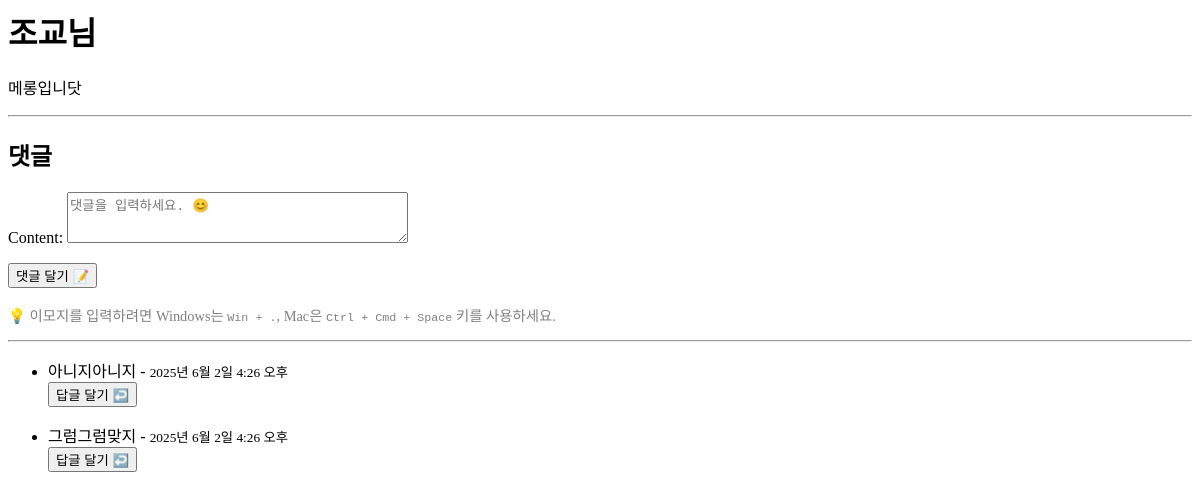
Before: /posts/10/ with the older database file.
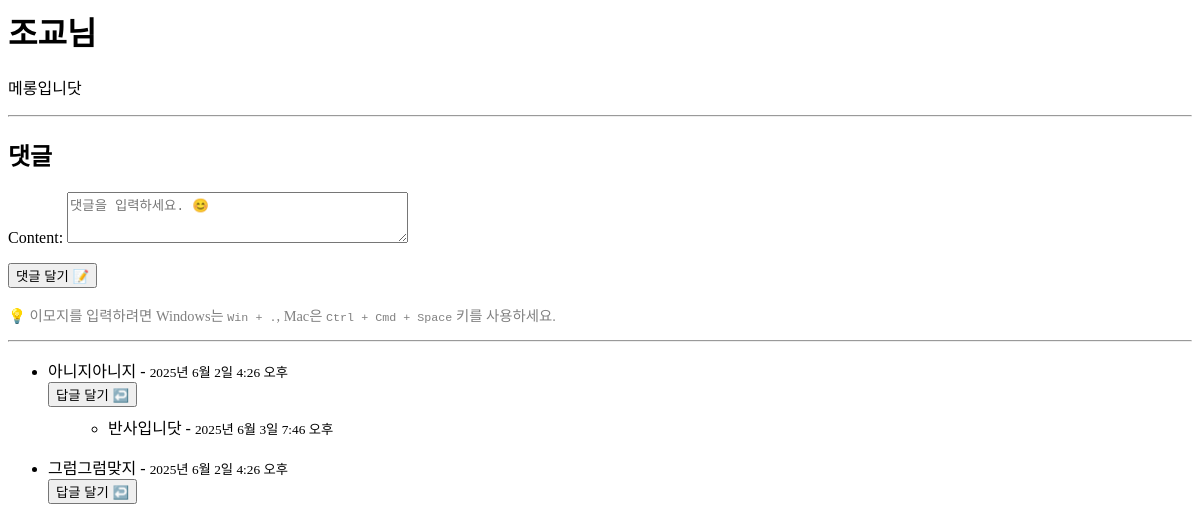
After: the same page with the newer database file.
### posts/models.py (models this page shows)
class Comment(models.Model):
    post = models.ForeignKey(Post, on_delete=models.CASCADE, related_name='comments')
    parent = models.ForeignKey('self', null=True, blank=True, on_delete=models.CASCADE, related_name='replies')
    content = models.TextField()
    created_at = models.DateTimeField(auto_now_add=True)

### posts/views.py (the view)
# urls.py: path('<int:pk>/', views.post_detail, name='post_detail'), # 글 상세
def post_detail(request, pk):
    post = get_object_or_404(Post, pk=pk)
    parent_comments = post.comments.filter(parent__isnull=True).order_by('-created_at')
    comments_with_replies = []
    for parent in parent_comments:
        replies = parent.replies.all().order_by('-created_at')
        comments_with_replies.append({'comment': parent, 'replies': replies})
    if request.method == 'POST':
        comment_form = CommentForm(request.POST)
        if comment_form.is_valid():
            comment = comment_form.save(commit=False)
            comment.post = post
            parent_id = request.POST.get('parent_id')
            if parent_id:
                parent_comment = get_object_or_404(Comment, id=parent_id)
                comment.parent = parent_comment
            comment.save()
            return redirect('post_detail', pk=pk)
    else:
        comment_form = CommentForm()
    return render(request, 'post_detail.html', {
        'post': post,
        'comments_with_replies': comments_with_replies,
        'comment_form': comment_form
    })

### posts/forms.py
class CommentForm(forms.ModelForm):  # 댓글을 입력할 수 있는 폼이에요
    class Meta:
        model = Comment  # 이 폼은 Comment 모델(댓글 데이터)과 연결돼 있어요
        fields = ['content']  # 사용자가 댓글 내용을 입력할 수 있어요

### templates/post_detail.html (shortened to what this page needs)
<h1>{{ post.title }}</h1>
<p>{{ post.content }}</p>
<hr>
<h2>댓글</h2>
<form method="post">
    {{ comment_form.as_p }}
    <button type="submit">댓글 달기 📝</button>
</form>
<p style="font-size: 0.9em; color: gray;">
    💡 이모지를 입력하려면 Windows는 <kbd>Win + .</kbd>, Mac은 <kbd>Ctrl + Cmd + Space</kbd> 키를 사용하세요.
</p>
<hr>
<ul>
    {% for item in comments_with_replies %}
        <li style="margin-bottom: 1em;">
            {{ item.comment.content }} - <small>{{ item.comment.created_at }}</small><br>
            <button type="button" onclick="document.getElementById('parent_id').value='{{ item.comment.id }}'">
                답글 달기 ↩️
            </button>
            {% if item.replies %}
            <ul style="margin-left: 20px; margin-top: 0.5em;">
                {% for reply in item.replies %}
                    <li>
                        {{ reply.content }} - <small>{{ reply.created_at }}</small>
                    </li>
                {% endfor %}
            </ul>
            {% endif %}
        </li>
    {% endfor %}
</ul>

Changed rows visible on the page:
added Comment: content "반사입니닷", created_at "2025년 6월 3일 7:46 오후", shown under "아니지아니지"
